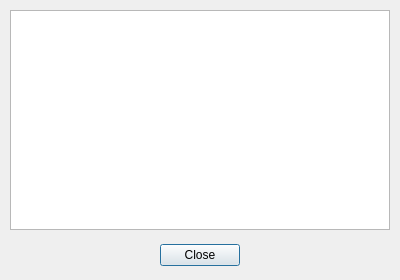
<?xml version="1.0" encoding="UTF-8"?>
<ui version="4.0">
 <class>AboutDialog</class>
 <widget class="QDialog" name="AboutDialog">
  <property name="geometry">
   <rect>
    <x>0</x>
    <y>0</y>
    <width>400</width>
    <height>280</height>
   </rect>
  </property>
  <property name="windowTitle">
   <string>Über Food Database</string>
  </property>
  <property name="windowIcon">
   <iconset resource="../../Ressources.qrc">
    <normaloff>:/icon/Ressources/Icons/fastfood-24px.svg</normaloff>:/icon/Ressources/Icons/fastfood-24px.svg</iconset>
  </property>
  <widget class="QDialogButtonBox" name="buttonBox">
   <property name="geometry">
    <rect>
     <x>10</x>
     <y>240</y>
     <width>380</width>
     <height>30</height>
    </rect>
   </property>
   <property name="orientation">
    <enum>Qt::Horizontal</enum>
   </property>
   <property name="standardButtons">
    <set>QDialogButtonBox::Close</set>
   </property>
   <property name="centerButtons">
    <bool>true</bool>
   </property>
  </widget>
  <widget class="QTextEdit" name="textEdit_About">
   <property name="geometry">
    <rect>
     <x>10</x>
     <y>10</y>
     <width>380</width>
     <height>220</height>
    </rect>
   </property>
   <property name="readOnly">
    <bool>true</bool>
   </property>
   <property name="html">
    <string>&lt;!DOCTYPE HTML PUBLIC &quot;-//W3C//DTD HTML 4.0//EN&quot; &quot;http://www.w3.org/TR/REC-html40/strict.dtd&quot;&gt;
&lt;html&gt;&lt;head&gt;&lt;meta name=&quot;qrichtext&quot; content=&quot;1&quot; /&gt;&lt;style type=&quot;text/css&quot;&gt;
p, li { white-space: pre-wrap; }
&lt;/style&gt;&lt;/head&gt;&lt;body style=&quot; font-family:'MS Shell Dlg 2'; font-size:8.25pt; font-weight:400; font-style:normal;&quot;&gt;
&lt;p style=&quot;-qt-paragraph-type:empty; margin-top:0px; margin-bottom:0px; margin-left:0px; margin-right:0px; -qt-block-indent:0; text-indent:0px; font-family:'MS Shell Dlg 2';&quot;&gt;&lt;br /&gt;&lt;/p&gt;&lt;/body&gt;&lt;/html&gt;</string>
   </property>
  </widget>
 </widget>
 <resources>
  <include location="../../Ressources.qrc"/>
 </resources>
 <connections>
  <connection>
   <sender>buttonBox</sender>
   <signal>accepted()</signal>
   <receiver>AboutDialog</receiver>
   <slot>accept()</slot>
   <hints>
    <hint type="sourcelabel">
     <x>248</x>
     <y>254</y>
    </hint>
    <hint type="destinationlabel">
     <x>157</x>
     <y>274</y>
    </hint>
   </hints>
  </connection>
  <connection>
   <sender>buttonBox</sender>
   <signal>rejected()</signal>
   <receiver>AboutDialog</receiver>
   <slot>reject()</slot>
   <hints>
    <hint type="sourcelabel">
     <x>316</x>
     <y>260</y>
    </hint>
    <hint type="destinationlabel">
     <x>286</x>
     <y>274</y>
    </hint>
   </hints>
  </connection>
 </connections>
</ui>
